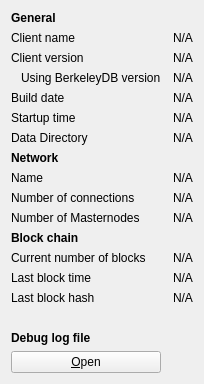
     <widget class="QWidget" name="tab_info">
      <attribute name="title">
       <string>&amp;Information</string>
      </attribute>
      <layout class="QGridLayout" name="gridLayout" columnstretch="0,0">
       <property name="horizontalSpacing">
        <number>12</number>
       </property>
       <item row="0" column="0">
        <widget class="QLabel" name="generalHeader">
         <property name="font">
          <font>
           <weight>75</weight>
           <bold>true</bold>
          </font>
         </property>
         <property name="text">
          <string>General</string>
         </property>
        </widget>
       </item>
       <item row="1" column="0">
        <widget class="QLabel" name="clientNameLabel">
         <property name="text">
          <string>Client name</string>
         </property>
        </widget>
       </item>
       <item row="1" column="1">
        <widget class="QLabel" name="clientName">
         <property name="cursor">
          <cursorShape>IBeamCursor</cursorShape>
         </property>
         <property name="text">
          <string>N/A</string>
         </property>
         <property name="textFormat">
          <enum>Qt::PlainText</enum>
         </property>
         <property name="textInteractionFlags">
          <set>Qt::LinksAccessibleByMouse|Qt::TextSelectableByKeyboard|Qt::TextSelectableByMouse</set>
         </property>
        </widget>
       </item>
       <item row="2" column="0">
        <widget class="QLabel" name="clientVersionLabel">
         <property name="text">
          <string>Client version</string>
         </property>
        </widget>
       </item>
       <item row="2" column="1">
        <widget class="QLabel" name="clientVersion">
         <property name="cursor">
          <cursorShape>IBeamCursor</cursorShape>
         </property>
         <property name="text">
          <string>N/A</string>
         </property>
         <property name="textFormat">
          <enum>Qt::PlainText</enum>
         </property>
         <property name="textInteractionFlags">
          <set>Qt::LinksAccessibleByMouse|Qt::TextSelectableByKeyboard|Qt::TextSelectableByMouse</set>
         </property>
        </widget>
       </item>
       <item row="3" column="0">
        <widget class="QLabel" name="berkeleyDBVersionLabel">
         <property name="text">
          <string>Using BerkeleyDB version</string>
         </property>
         <property name="indent">
          <number>10</number>
         </property>
        </widget>
       </item>
       <item row="3" column="1">
        <widget class="QLabel" name="berkeleyDBVersion">
         <property name="cursor">
          <cursorShape>IBeamCursor</cursorShape>
         </property>
         <property name="text">
          <string>N/A</string>
         </property>
         <property name="textFormat">
          <enum>Qt::PlainText</enum>
         </property>
         <property name="textInteractionFlags">
          <set>Qt::LinksAccessibleByMouse|Qt::TextSelectableByKeyboard|Qt::TextSelectableByMouse</set>
         </property>
        </widget>
       </item>
       <item row="4" column="0">
        <widget class="QLabel" name="buildDateLabel">
         <property name="text">
          <string>Build date</string>
         </property>
        </widget>
       </item>
       <item row="4" column="1">
        <widget class="QLabel" name="buildDate">
         <property name="cursor">
          <cursorShape>IBeamCursor</cursorShape>
         </property>
         <property name="text">
          <string>N/A</string>
         </property>
         <property name="textFormat">
          <enum>Qt::PlainText</enum>
         </property>
         <property name="textInteractionFlags">
          <set>Qt::LinksAccessibleByMouse|Qt::TextSelectableByKeyboard|Qt::TextSelectableByMouse</set>
         </property>
        </widget>
       </item>
       <item row="5" column="0">
        <widget class="QLabel" name="startupTimeLabel">
         <property name="text">
          <string>Startup time</string>
         </property>
        </widget>
       </item>
       <item row="5" column="1">
        <widget class="QLabel" name="startupTime">
         <property name="cursor">
          <cursorShape>IBeamCursor</cursorShape>
         </property>
         <property name="text">
          <string>N/A</string>
         </property>
         <property name="textFormat">
          <enum>Qt::PlainText</enum>
         </property>
         <property name="textInteractionFlags">
          <set>Qt::LinksAccessibleByMouse|Qt::TextSelectableByKeyboard|Qt::TextSelectableByMouse</set>
         </property>
        </widget>
       </item>
       <item row="6" column="0">
        <widget class="QLabel" name="dataDirLabel">
         <property name="text">
          <string>Data Directory</string>
         </property>
        </widget>
       </item>
       <item row="6" column="1">
        <widget class="QLabel" name="dataDir">
         <property name="text">
          <string>N/A</string>
         </property>
        </widget>
       </item>
       <item row="7" column="0">
        <widget class="QLabel" name="networkHeader">
         <property name="font">
          <font>
           <weight>75</weight>
           <bold>true</bold>
          </font>
         </property>
         <property name="text">
          <string>Network</string>
         </property>
        </widget>
       </item>
       <item row="8" column="0">
        <widget class="QLabel" name="networkNameLabel">
         <property name="text">
          <string>Name</string>
         </property>
        </widget>
       </item>
       <item row="8" column="1">
        <widget class="QLabel" name="networkName">
         <property name="cursor">
          <cursorShape>IBeamCursor</cursorShape>
         </property>
         <property name="text">
          <string>N/A</string>
         </property>
         <property name="textFormat">
          <enum>Qt::PlainText</enum>
         </property>
         <property name="textInteractionFlags">
          <set>Qt::LinksAccessibleByMouse|Qt::TextSelectableByKeyboard|Qt::TextSelectableByMouse</set>
         </property>
        </widget>
       </item>
       <item row="9" column="0">
        <widget class="QLabel" name="numberOfConnectionsLabel">
         <property name="text">
          <string>Number of connections</string>
         </property>
        </widget>
       </item>
       <item row="9" column="1">
        <widget class="QLabel" name="numberOfConnections">
         <property name="cursor">
          <cursorShape>IBeamCursor</cursorShape>
         </property>
         <property name="text">
          <string>N/A</string>
         </property>
         <property name="textFormat">
          <enum>Qt::PlainText</enum>
         </property>
         <property name="textInteractionFlags">
          <set>Qt::LinksAccessibleByMouse|Qt::TextSelectableByKeyboard|Qt::TextSelectableByMouse</set>
         </property>
        </widget>
       </item>
       <item row="10" column="0">
        <widget class="QLabel" name="masternodeCountLabel">
         <property name="text">
          <string>Number of Masternodes</string>
         </property>
        </widget>
       </item>
       <item row="10" column="1">
        <widget class="QLabel" name="masternodeCount">
         <property name="cursor">
          <cursorShape>IBeamCursor</cursorShape>
         </property>
         <property name="text">
          <string>N/A</string>
         </property>
         <property name="textFormat">
          <enum>Qt::PlainText</enum>
         </property>
         <property name="textInteractionFlags">
          <set>Qt::LinksAccessibleByMouse|Qt::TextSelectableByKeyboard|Qt::TextSelectableByMouse</set>
         </property>
        </widget>
       </item>
       <item row="11" column="0">
        <widget class="QLabel" name="blockchainHeader">
         <property name="font">
          <font>
           <weight>75</weight>
           <bold>true</bold>
          </font>
         </property>
         <property name="text">
          <string>Block chain</string>
         </property>
        </widget>
       </item>
       <item row="12" column="0">
        <widget class="QLabel" name="numberOfBlocksLabel">
         <property name="text">
          <string>Current number of blocks</string>
         </property>
        </widget>
       </item>
       <item row="12" column="1">
        <widget class="QLabel" name="numberOfBlocks">
         <property name="cursor">
          <cursorShape>IBeamCursor</cursorShape>
         </property>
         <property name="text">
          <string>N/A</string>
         </property>
         <property name="textFormat">
          <enum>Qt::PlainText</enum>
         </property>
         <property name="textInteractionFlags">
          <set>Qt::LinksAccessibleByMouse|Qt::TextSelectableByKeyboard|Qt::TextSelectableByMouse</set>
         </property>
        </widget>
       </item>
       <item row="13" column="0">
        <widget class="QLabel" name="lastBlockTimeLabel">
         <property name="text">
          <string>Last block time</string>
         </property>
        </widget>
       </item>
       <item row="13" column="1">
        <widget class="QLabel" name="lastBlockTime">
         <property name="cursor">
          <cursorShape>IBeamCursor</cursorShape>
         </property>
         <property name="text">
          <string>N/A</string>
         </property>
         <property name="textFormat">
          <enum>Qt::PlainText</enum>
         </property>
         <property name="textInteractionFlags">
          <set>Qt::LinksAccessibleByMouse|Qt::TextSelectableByKeyboard|Qt::TextSelectableByMouse</set>
         </property>
        </widget>
       </item>
       <item row="14" column="0">
        <widget class="QLabel" name="lastBlockHashLabel">
         <property name="text">
          <string>Last block hash</string>
         </property>
        </widget>
       </item>
       <item row="14" column="1">
        <widget class="QLabel" name="lastBlockHash">
         <property name="text">
          <string>N/A</string>
         </property>
        </widget>
       </item>
       <item row="15" column="0">
        <spacer name="verticalSpacer_2">
         <property name="orientation">
          <enum>Qt::Vertical</enum>
         </property>
         <property name="sizeHint" stdset="0">
          <size>
           <width>20</width>
           <height>20</height>
          </size>
         </property>
        </spacer>
       </item>
       <item row="16" column="0">
        <widget class="QLabel" name="debugLogFileHeader">
         <property name="font">
          <font>
           <weight>75</weight>
           <bold>true</bold>
          </font>
         </property>
         <property name="text">
          <string>Debug log file</string>
         </property>
        </widget>
       </item>
       <item row="17" column="0">
        <widget class="QPushButton" name="openDebugLogfileButton">
         <property name="toolTip">
          <string>Open the MINT debug log file from the current data directory. This can take a few seconds for large log files.</string>
         </property>
         <property name="text">
          <string>&amp;Open</string>
         </property>
         <property name="autoDefault">
          <bool>false</bool>
         </property>
        </widget>
       </item>
      </layout>
     </widget>
